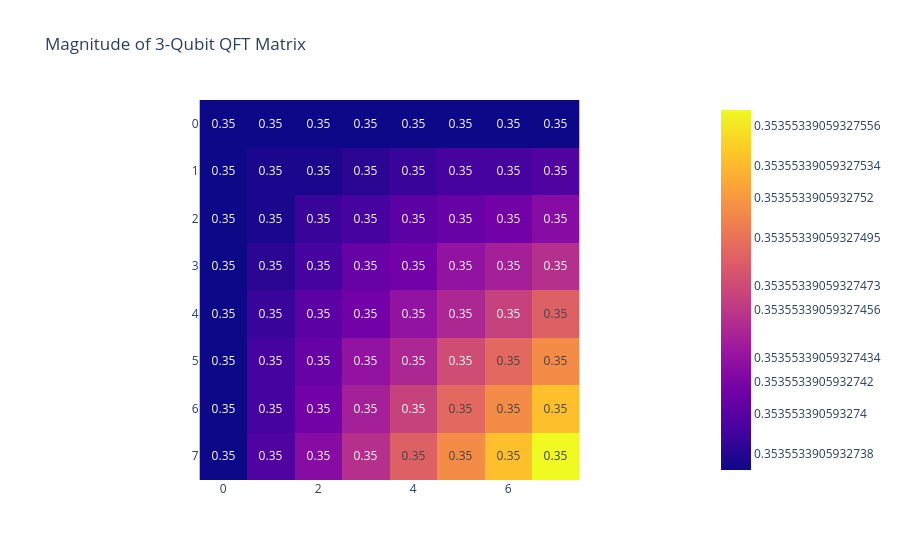

Notebook source saved alongside this figure:
### Code cell
import plotly.express as px

F = qft_matrix(3)

fig = px.imshow(
    np.abs(F),
    text_auto=".2f",
    title="Magnitude of 3-Qubit QFT Matrix"
)

fig.show()

### Figure 1 — Plotly figure (JSON) as saved in the notebook; plotly's stock layout.template omitted (floating-point values rounded to 4 significant figures)
{"data": [{"coloraxis": "coloraxis", "hovertemplate": "x: %{x}<br>y: %{y}<br>color: %{z}<extra></extra>", "name": "0", "texttemplate": "%{z:.2f}", "type": "heatmap", "xaxis": "x", "yaxis": "y", "z": [[0.3536, 0.3536, 0.3536, 0.3536, 0.3536, 0.3536, 0.3536, 0.3536], [0.3536, 0.3536, 0.3536, 0.3536, 0.3536, 0.3536, 0.3536, 0.3536], [0.3536, 0.3536, 0.3536, 0.3536, 0.3536, 0.3536, 0.3536, 0.3536], [0.3536, 0.3536, 0.3536, 0.3536, 0.3536, 0.3536, 0.3536, 0.3536], [0.3536, 0.3536, 0.3536, 0.3536, 0.3536, 0.3536, 0.3536, 0.3536], [0.3536, 0.3536, 0.3536, 0.3536, 0.3536, 0.3536, 0.3536, 0.3536], [0.3536, 0.3536, 0.3536, 0.3536, 0.3536, 0.3536, 0.3536, 0.3536], [0.3536, 0.3536, 0.3536, 0.3536, 0.3536, 0.3536, 0.3536, 0.3536]]}], "layout": {"coloraxis": {"colorscale": [[0, "#0d0887"], [0.1111, "#46039f"], [0.2222, "#7201a8"], [0.3333, "#9c179e"], [0.4444, "#bd3786"], [0.5556, "#d8576b"], [0.6667, "#ed7953"], [0.7778, "#fb9f3a"], [0.8889, "#fdca26"], [1, "#f0f921"]]}, "title": {"text": "Magnitude of 3-Qubit QFT Matrix"}, "xaxis": {"anchor": "y", "constrain": "domain", "domain": [0, 1], "scaleanchor": "y"}, "yaxis": {"anchor": "x", "autorange": "reversed", "constrain": "domain", "domain": [0, 1]}}}
